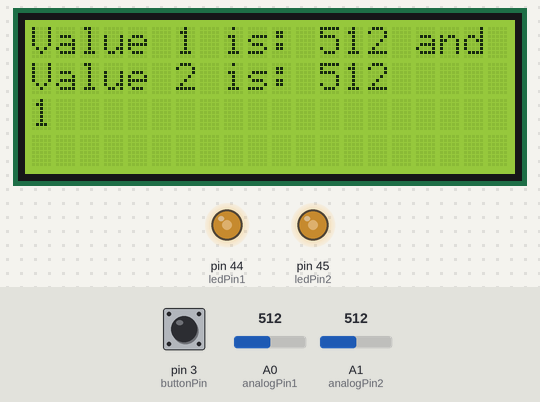
Simulated run of this sketch. Board: Arduino Mega 2560, built with avr-gcc and run on an emulated ATmega2560. Shown: 20×4 character LCD, output pins drawn as LEDs (lit = HIGH). The test bench sets the inputs (shaded band); at power-on: A0 (analogPin1) = 512, pin 3 (buttonPin) HIGH, A1 (analogPin2) = 512. What the sketch prints to the serial monitor is not drawn.

Above: at 1.2 s.
1.3 s: A0 (analogPin1) set to 1023
At 1.8 s:
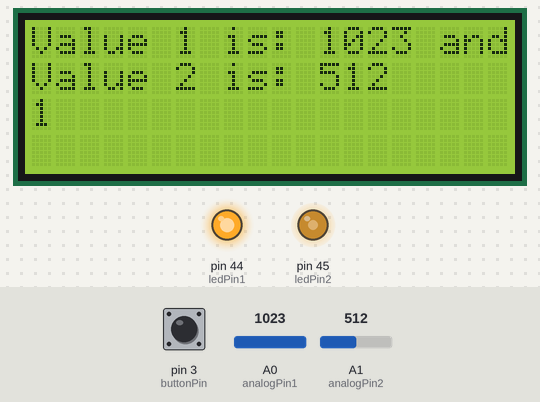
4.3 s: pin 3 (buttonPin) pulled LOW for 0.15 s
At 5.2 s:
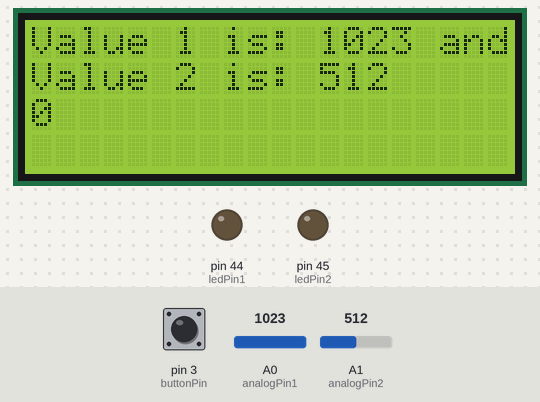
7.4 s: pin 3 (buttonPin) pulled LOW for 1 s
At 8.5 s:
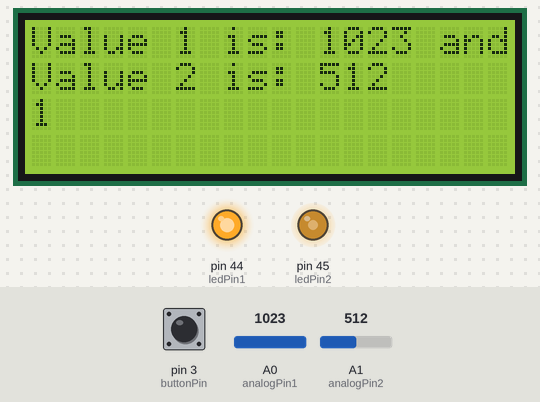
9.9 s: A1 (analogPin2) set to 716
At 10.6 s:
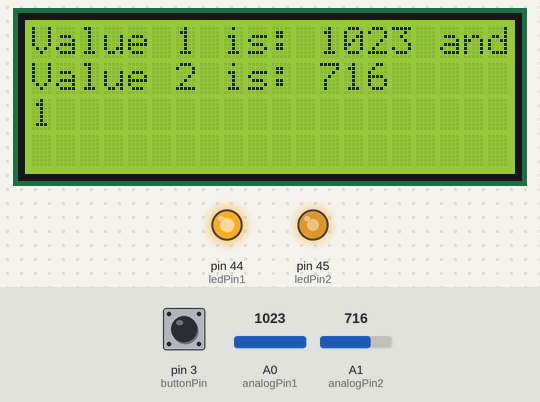
11.4 s: A1 (analogPin2) set to 992
At 12.4 s:
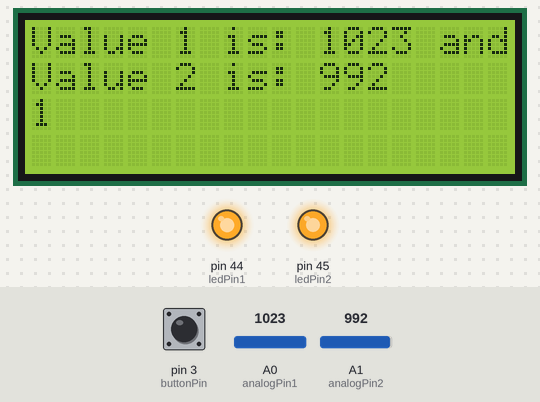
12.9 s: A1 (analogPin2) set to 1011
At 14.0 s:
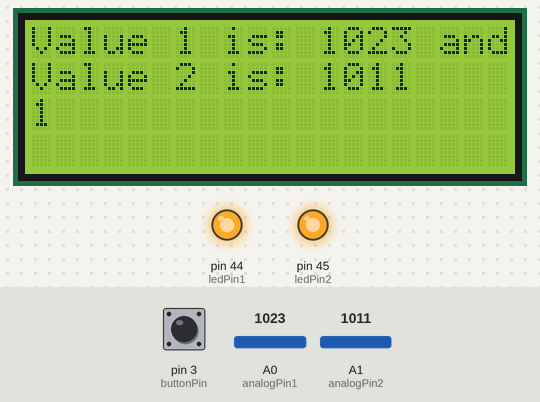
Timing chart, 0 to 15.9 s (numbered marks = the images above; inputs shaded):
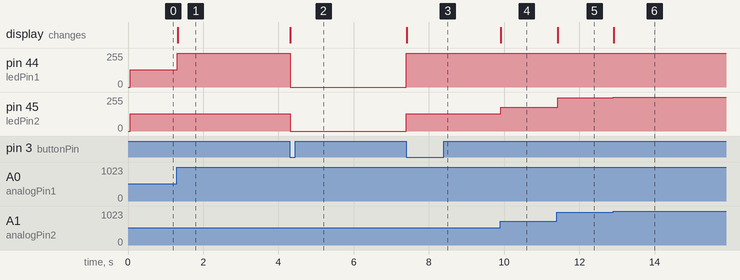

Measured:
- after the input at 1.3 s, pin 44 (ledPin1): 128/255 → 255/255 at once; the display: changes at once (image 1)
- after the input at 4.3 s, pin 44 (ledPin1): 255/255 → 0/255 at once; pin 45 (ledPin2): 128/255 → 0/255 at once; the display: changes at once (image 2)
- after the input at 7.4 s, pin 44 (ledPin1): 0/255 → 255/255 at once; pin 45 (ledPin2): 0/255 → 128/255 at once; the display: changes at once (image 3)
- after the input at 9.9 s, pin 45 (ledPin2): 128/255 → 179/255 at once; the display: changes at once (image 4)
- after the input at 11.4 s, pin 45 (ledPin2): 179/255 → 248/255 at once; the display: changes at once (image 5)
- after the input at 12.9 s, pin 45 (ledPin2): 248/255 → 252/255 at once; the display: changes at once (image 6)

The sketch:

wee_3.ino
```cpp
#include <LiquidCrystal.h>


const int rs = 52, en = 53, d4 = 50, d5 = 51, d6 = 49, d7 = 48;
LiquidCrystal lcd(rs, en, d4, d5, d6, d7);
int ledPin1 = 44;      // LED connected to digital pin 44
int ledPin2 = 45;
int analogPin1 = A0;   // potentiometer connected to analog pin 0
int analogPin2 = A1;
int val1 = 0;
int val2 = 0;
const byte buttonPin = 3;
bool isOn = true;

void interrut(){
    Serial.print("Pressed");
  if (isOn){
    isOn = false;
  }
  else if (!isOn){
    isOn = true;
  }
}

void setup() {
  // put your setup code here, to run once:
  pinMode(buttonPin, INPUT);
  pinMode(ledPin1, OUTPUT);  // sets the pin as output
  pinMode(ledPin2, OUTPUT);  // sets the pin as output

  attachInterrupt(digitalPinToInterrupt(3), interrut, FALLING);
  Serial.begin(9600);
  lcd.begin(20, 4);
}

void loop() {
  lcd.clear();
  if (isOn){
    val1 = analogRead(analogPin1);  // read the input pin
    val2 = analogRead(analogPin2);
    analogWrite(ledPin1, val1 / 4); // analogRead values go from 0 to 1023, analogWrite values from 0 to 255
    analogWrite(ledPin2, val2 / 4);
  }
  else{
    analogWrite(ledPin1, 0);
    analogWrite(ledPin2, 0);
  }

  lcd.setCursor(0, 0);
  lcd.print("Value 1 is: ");
  lcd.print(val1);
  lcd.print(" and");
  lcd.setCursor(0,1);
  lcd.print("Value 2 is: ");
  lcd.print(val2);
  lcd.setCursor(0,2);
  lcd.print(isOn);
  delay(30);
  }
```
